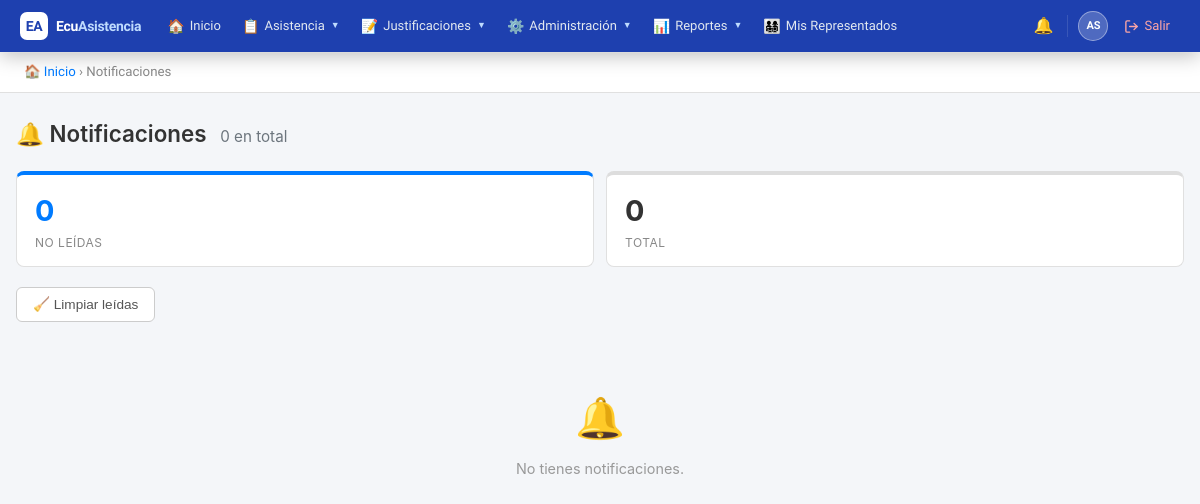
The app's page /public/?action=notifications (signed in), older data.
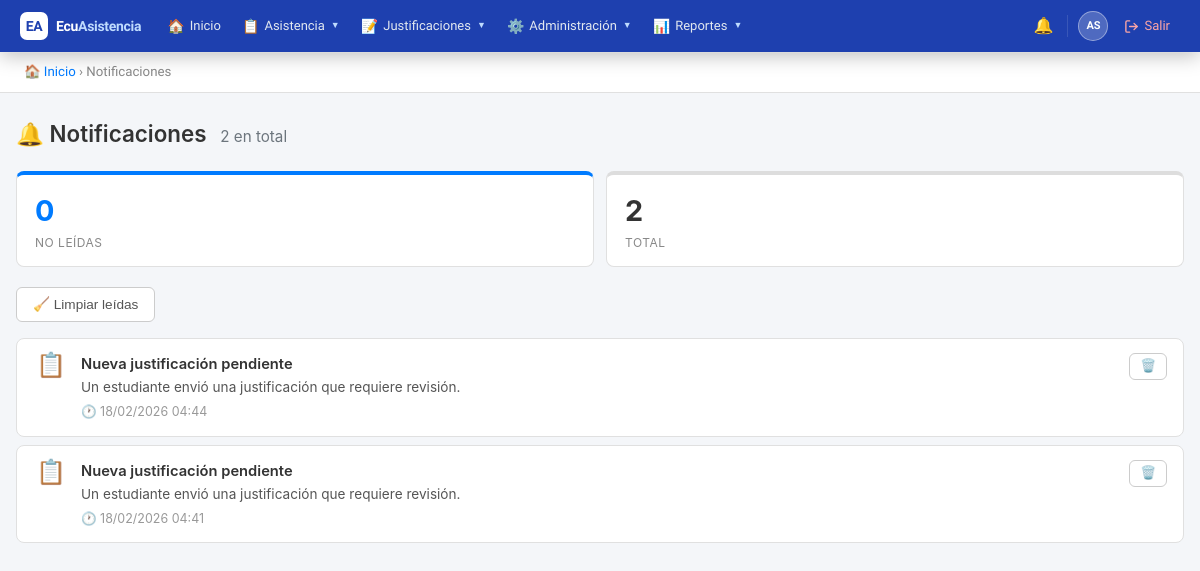
The same page, newer data.
### tables this page shows
CREATE TABLE `notifications` (
  `id` int(11) NOT NULL AUTO_INCREMENT,
  `user_id` int(11) NOT NULL,
  `title` varchar(255) NOT NULL,
  `message` text NOT NULL,
  `type` enum('info','warning','success','danger') DEFAULT 'info',
  `link` varchar(255) DEFAULT NULL,
  `is_read` tinyint(1) DEFAULT 0,
  `created_at` timestamp NOT NULL DEFAULT current_timestamp(),
  PRIMARY KEY (`id`),
  KEY `idx_user_read` (`user_id`,`is_read`),
  CONSTRAINT `notifications_ibfk_1` FOREIGN KEY (`user_id`) REFERENCES `users` (`id`) ON DELETE CASCADE
);

### controllers/NotificationController.php (called while the page is built, shortened)
<?php
require_once BASE_PATH . '/models/Notification.php';
class NotificationController {
    private $notificationModel;
    public function __construct() {
        $db = new Database();
        $this->notificationModel = new Notification($db);
    }
    public function index() {
        $userId  = $_SESSION['user_id'];
        $perPage = 15;
        $page    = max(1, (int)($_GET['page'] ?? 1));
        $offset  = ($page - 1) * $perPage;
        $notifications = $this->notificationModel->getByUser($userId, $perPage, $offset);
        $total         = $this->notificationModel->countByUser($userId);
        $unreadCount   = $this->notificationModel->getUnreadCount($userId);
        include BASE_PATH . '/views/notifications/index.php';
    }
}

### helpers/Security.php (called while the page is built, shortened)
<?php
class Security {
    public static function hasRole($roleNames) {
        if (!empty($_SESSION['is_superadmin'])) return true;
        $roleNames = (array) $roleNames;
        return count(array_intersect($roleNames, $_SESSION['roles'])) > 0;
    }
}

### config/database.php (called while the page is built)
<?php
class Database {
    private $host = 'localhost';
    private $db = 'ecuasistencia2026_db';
    private $user = 'root';
    private $pass = '';
    private $charset = 'utf8mb4';
    private $pdo;
    public function connect() {
        if ($this->pdo === null) {
            $dsn = "mysql:host={$this->host};dbname={$this->db};charset={$this->charset}";
            $options = [
                PDO::ATTR_ERRMODE => PDO::ERRMODE_EXCEPTION,
                PDO::ATTR_DEFAULT_FETCH_MODE => PDO::FETCH_ASSOC,
                PDO::ATTR_EMULATE_PREPARES => false,
            ];
            try {
                $this->pdo = new PDO($dsn, $this->user, $this->pass, $options);
            } catch (PDOException $e) {
                die('Error de conexión: ' . $e->getMessage());
            }
        }
        return $this->pdo;
    }
}

### models/Notification.php (called while the page is built, shortened)
<?php
class Notification {
    private $db;
    public function __construct($database) {
        $this->db = $database->connect();
    }
    public function getByUser($userId, $limit = 20, $offset = 0) {
        $sql = "SELECT * FROM notifications
                WHERE user_id = :user_id
                ORDER BY created_at DESC
                LIMIT :limit OFFSET :offset";
        $stmt = $this->db->prepare($sql);
        $stmt->bindValue(':user_id', $userId, PDO::PARAM_INT);
        $stmt->bindValue(':limit',   $limit,  PDO::PARAM_INT);
        $stmt->bindValue(':offset',  $offset, PDO::PARAM_INT);
        $stmt->execute();
        return $stmt->fetchAll();
    }
    public function getUnreadCount($userId) {
        $sql = "SELECT COUNT(*) as count FROM notifications
                WHERE user_id = :user_id AND is_read = 0";
        $stmt = $this->db->prepare($sql);
        $stmt->execute([':user_id' => $userId]);
        return (int)$stmt->fetch()['count'];
    }
    public function countByUser($userId) {
        $sql = "SELECT COUNT(*) as count FROM notifications WHERE user_id = :user_id";
        $stmt = $this->db->prepare($sql);
        $stmt->execute([':user_id' => $userId]);
        return (int)$stmt->fetch()['count'];
    }
}

### views/notifications/index.php (the view, shortened to what the changed rows need)
<?php
$typeIcons = [
    'info'          => '📋',
    'success'       => '✅',
    'warning'       => '⚠️',
    'danger'        => '❌',
    'ausente'       => '📅',
    'justificacion' => '📝',
];
?>
<!DOCTYPE html>
<html lang="es">
<head>
</head>
<body>
<?php include BASE_PATH . '/views/partials/navbar.php'; ?>
<div class="breadcrumb">
    <a href="?action=dashboard">🏠 Inicio</a> &rsaquo; Notificaciones
</div>
<div class="container">
    <div class="page-title">
        🔔 Notificaciones
        <span><?= $total ?> en total</span>
    </div>
    <div class="stats-row">
        <div class="stat-card blue">
            <div class="number"><?= $unreadCount ?></div>
            <div class="label">No leídas</div>
        </div>
        <div class="stat-card">
            <div class="number"><?= $total ?></div>
            <div class="label">Total</div>
        </div>
    </div>
    <div style="display:flex; gap:8px; margin-bottom:16px; flex-wrap:wrap;">
        <form method="POST" action="?action=notifications_delete_read"
              onsubmit="return confirm('¿Eliminar todas las notificaciones leídas?');" style="margin:0;">
            <button type="submit" class="btn btn-outline">🧹 Limpiar leídas</button>
        </form>
    </div>
    <div class="notif-list">
        <?php if (empty($notifications)): ?>
            <div class="empty-state">
                <div class="icon">🔔</div>
                <p>No tienes notificaciones.</p>
            </div>
        <?php else: ?>
            <?php foreach ($notifications as $n): ?>
                <?php
                $icon    = $typeIcons[$n['type']] ?? '📋';
                $isNew   = !(bool)$n['is_read'];
                $hasLink = !empty($n['link']);
                $tag     = $hasLink ? 'a' : 'div';
                $href    = $hasLink ? ' href="' . htmlspecialchars($n['link']) . '"' : '';
                $css     = 'notif-item' . ($isNew ? ' unread' : '') . ($hasLink ? ' has-link' : '');
                $onclick = ($hasLink && $isNew) ? ' onclick="markRead(' . $n['id'] . ', this)"' : '';
                ?>
                <<?= $tag ?><?= $href ?> class="<?= $css ?>"<?= $onclick ?>>
                    <div class="notif-icon"><?= $icon ?></div>
                    <div class="notif-body">
                        <div class="notif-title"><?= htmlspecialchars($n['title']) ?></div>
                        <div class="notif-message"><?= htmlspecialchars($n['message']) ?></div>
                        <div class="notif-meta">
                            <span class="notif-time">🕐 <?= date('d/m/Y H:i', strtotime($n['created_at'])) ?></span>
                        </div>
                    </div>
                    <div class="notif-actions" onclick="event.stopPropagation();">
                        <form method="POST" action="?action=notifications_delete" style="margin:0;"
                              onsubmit="return confirm('¿Eliminar esta notificación?');">
                            <button type="submit" class="btn btn-outline btn-sm" title="Eliminar">🗑️</button>
                        </form>
                    </div>
                </<?= $tag ?>>
            <?php endforeach; ?>
        <?php endif; ?>
    </div>
</div>
</body>
</html>

### views/partials/navbar.php (shortened to what the changed rows need)
<?php
$current_page = $_GET['action'] ?? 'dashboard';
if (isset($_SESSION['user_id'])) {
    require_once BASE_PATH . '/models/Notification.php';
}
?>
<link rel="stylesheet" href="<?= BASE_URL ?>/css/global.css">
<nav class="ec-nav">
    <div class="ec-nav__inner">
        <a href="?action=dashboard" class="ec-brand">
            <div class="ec-brand__logo">EA</div>
            <span class="ec-brand__name">Ecu<span>Asistencia</span></span>
        </a>
        <div class="ec-menu">
            <div class="ec-item">
                <a href="?action=dashboard" class="ec-item__btn <?= $current_page==='dashboard'?'active':'' ?>">
                    <span class="ec-item__icon">🏠</span> Inicio
                </a>
            </div>
            <?php if(Security::hasRole(['docente','autoridad','inspector','estudiante'])): ?>
            <div class="ec-item">
                <span class="ec-item__btn <?= in_array($current_page,['attendance_register','attendance_view','attendance_calendar','my_attendance','tutor_course_attendance'])?'active':'' ?>">
                    <span class="ec-item__icon">📋</span> Asistencia <span class="ec-item__caret">▼</span>
                </span>
            </div>
            <?php endif; ?>
            <?php if(Security::hasRole(['estudiante','autoridad','inspector'])): ?>
            <div class="ec-item">
                <span class="ec-item__btn <?= in_array($current_page,['my_justifications','pending_justifications','reviewed_justifications'])?'active':'' ?>">
                    <span class="ec-item__icon">📝</span> Justificaciones <span class="ec-item__caret">▼</span>
                </span>
            </div>
            <?php endif; ?>
            <?php if(Security::hasRole('autoridad')): ?>
            <div class="ec-item">
                <span class="ec-item__btn <?= in_array($current_page,['institution','academic','users','assignments','tutor_management','manage_representatives','schedules','backups'])?'active':'' ?>">
                    <span class="ec-item__icon">⚙️</span> Administración <span class="ec-item__caret">▼</span>
                </span>
            </div>
            <div class="ec-item">
                <span class="ec-item__btn <?= in_array($current_page,['reports','stats'])?'active':'' ?>">
                    <span class="ec-item__icon">📊</span> Reportes <span class="ec-item__caret">▼</span>
                </span>
            </div>
            <?php endif; ?>
            <?php if(Security::hasRole('representante')): ?>
            <div class="ec-item">
                <a href="?action=my_children" class="ec-item__btn <?= $current_page==='my_children'?'active':'' ?>">
                    <span class="ec-item__icon">👨‍👩‍👧‍👦</span> Mis Representados
                </a>
            </div>
            <?php endif; ?>
        </div>
        <div class="ec-right">
            <a href="?action=notifications" class="ec-icon-btn" title="Notificaciones">
                🔔
            </a>
            <div class="ec-user-wrap">
                <a href="?action=profile" class="ec-user-btn">
                    <div class="ec-user-avatar">
                        <?= strtoupper(substr($_SESSION['first_name'] ?? 'U', 0, 1) . substr($_SESSION['last_name'] ?? '', 0, 1)) ?>
                    </div>
                </a>
            </div>
            <a href="?action=logout" class="ec-logout-btn">
                <svg width="15" height="15" viewBox="0 0 24 24" fill="none" stroke="currentColor" stroke-width="2.2" stroke-linecap="round" stroke-linejoin="round"><path d="M9 21H5a2 2 0 0 1-2-2V5a2 2 0 0 1 2-2h4"/><polyline points="16 17 21 12 16 7"/><line x1="21" y1="12" x2="9" y2="12"/></svg>
                <span>Salir</span>
            </a>
        </div>
    </div>
</nav>

Row changes from the older to the newer data that the page shows:
added notifications: type "📋", title "Nueva justificación pendiente", message "Un estudiante envió una justificación que requiere revisión.", created_at "18/02/2026 04:44"
added notifications: type "📋", title "Nueva justificación pendiente", message "Un estudiante envió una justificación que requiere revisión.", created_at "18/02/2026 04:41"
Text that changed along with them:
$total: "0" → "2"
text no longer shown: "👨‍👩‍👧‍👦 Mis Representados 🔔 No tienes notificaciones."
